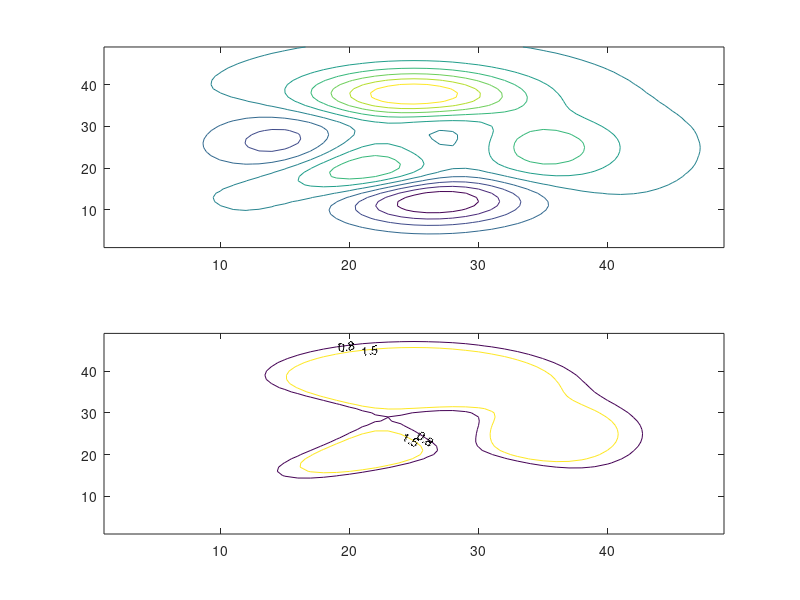

The MATLAB source for this figure:
z=peaks;
figure;
subplot(2,1,1);contour(z)
subplot(2,1,2);[c,h]=contour(z,[0.8 1.5]);clabel(c,h,'LabelSpacing',500,'FontSize',9)
